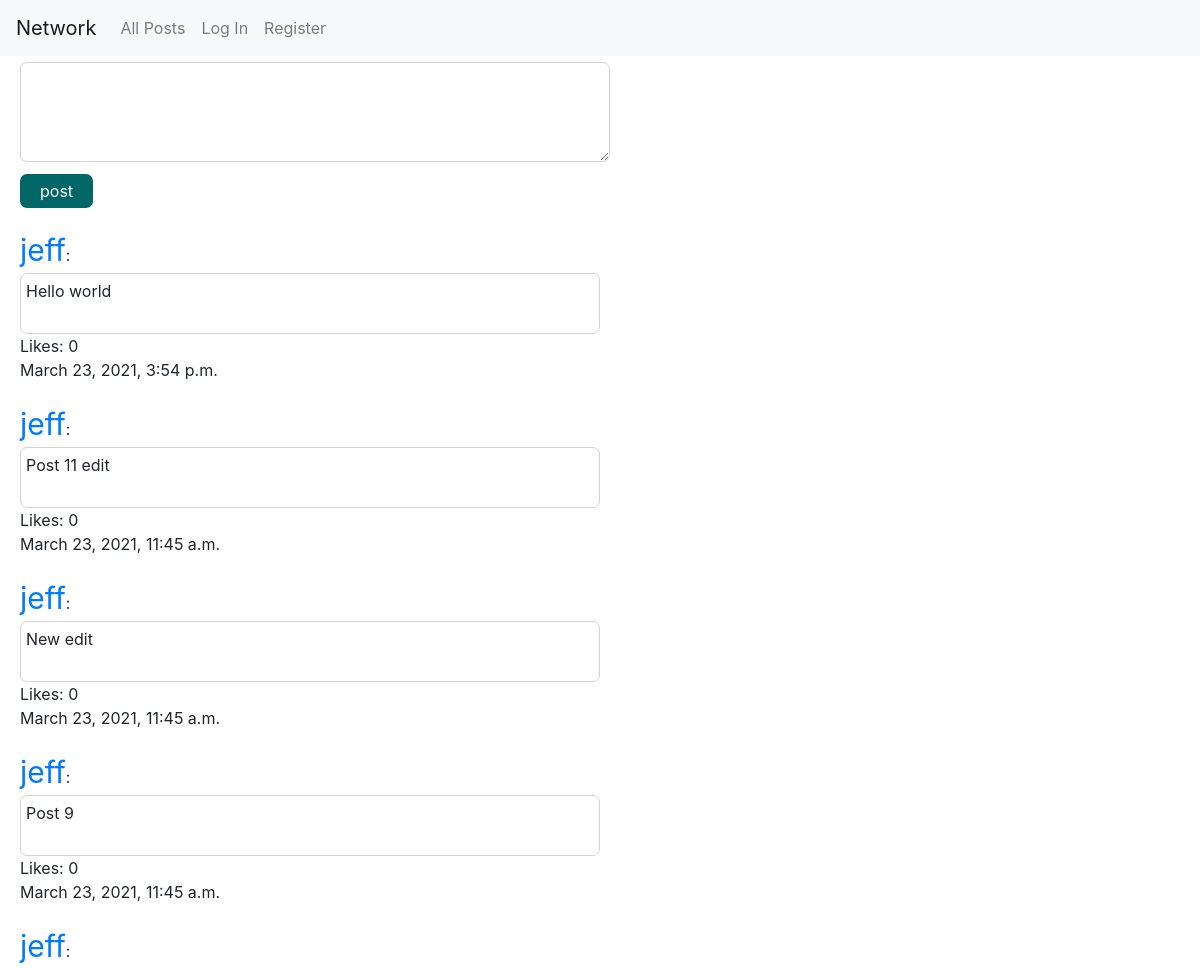
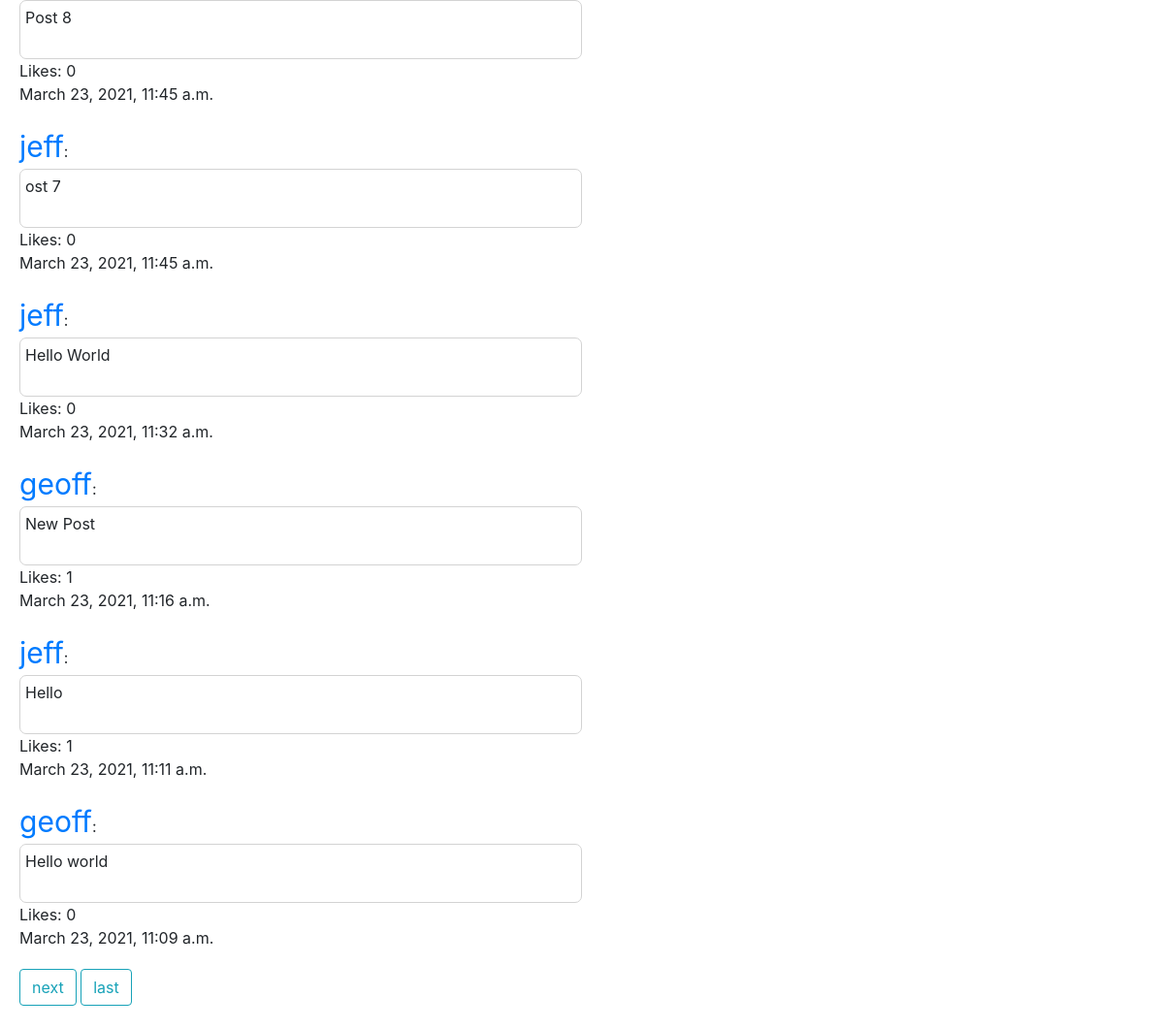
The page / on the database its author committed (2 pictures, top to bottom).
### network/models.py (models this page shows, shortened)
class Post(models.Model):
    text = models.CharField(max_length=200)
    author = models.ForeignKey(User, on_delete=models.CASCADE)
    timestamp = models.DateTimeField(auto_now_add=True)
    likes = models.IntegerField(default=0)

class User(AbstractUser):
    pass

### network/views.py (the view)
# urls.py: path("", views.index, name="index"),
def index(request):
    posts = Post.objects.all().order_by('-timestamp')
    p = Paginator(posts, 10)
    page_number = request.GET.get('page')
    page_obj = p.get_page(page_number)
    if request.user.is_authenticated:
        user=request.user
        likes = Like.objects.filter(user=user)
        likelist=[]
        for post in posts:
            if Like.objects.filter(user=user, likes=post):
                likelist.append(post)
        return render(request, "network/index.html", {
            "posts": posts, "page_obj": page_obj, "likes": likes, "likelist": likelist
        })
    else:
        return render(request, "network/index.html", {
            "posts": posts, "page_obj": page_obj
        })

### network/templates/network/index.html (shortened to what this page needs)
{% extends "network/layout.html" %}
{% load static %}
{% block body %}
<form action="{% url 'new_post' %}" methods="post">
    <textarea id="new_post" name="new_post"></textarea>
    <div>
        <button type="submit" id="post-button" formmethod="post">post</button>
    </div>
</form>
{% for post in page_obj %}
    <div style="display: block; margin: 20px;">
        <a class="author" href="{% url 'profile' post.author_id %}"> {{ post.author }}</a>:
        <div id="{{ post.id }}">
            <div>
                <div class="text">
                    {{ post.text }}
                </div>
            </div>
            Likes:
            <div id="like-count-{{ post.id }}" style="display: inline">
                {{ post.likes }}
            </div>
        </div>
        <div>
            {{ post.timestamp }}
        </div>
    </div>
{% endfor %}
<div class="pagination">
    <span class="step-links">
    {% if page_obj.has_next %}
            <a class="btn btn-outline-info mb-4" href="?page={{ page_obj.next_page_number }}">next</a>
            <a class="btn btn-outline-info mb-4" href="?page={{ page_obj.paginator.num_pages }}">last</a>
    {% endif %}
</span>
</div>
{% endblock %}

### network/static/network/styles.css (style rules this page uses)
button { margin-top: 6px; background-color: #006666; border: none; color: white; padding: 5px 20px; text-align: center; text-decoration: none; display: inline; font-size: 16px; border-radius: 7px; }
.text { padding-left: 5px; padding-top: 5px; padding-bottom: 30px; border: 1px solid lightgrey; border-radius: 7px; width: 50%; }
form { margin-top: 6px; margin-left: 20px; }
textarea { text-decoration: none; display: inline-block; font-size: 16px; padding-top: 10px; padding-bottom: 30px; border: 1px solid lightgrey; border-radius: 7px; width: 50%; height: 100px; }
.author { font-size: 30px; }
.step-links { padding-left: 20px; }

### rows shown on the page
Post: author "jeff", text "Hello world", likes "0", timestamp "March 23, 2021, 3:54 p.m."
Post: author "jeff", text "Post 11 edit", likes "0", timestamp "March 23, 2021, 11:45 a.m."
Post: author "jeff", text "New edit", likes "0", timestamp "March 23, 2021, 11:45 a.m."
Post: author "jeff", text "Post 9", likes "0", timestamp "March 23, 2021, 11:45 a.m."
Post: author "jeff", text "Post 8", likes "0", timestamp "March 23, 2021, 11:45 a.m."
Post: author "jeff", text "ost 7", likes "0", timestamp "March 23, 2021, 11:45 a.m."
Post: author "jeff", text "Hello World", likes "0", timestamp "March 23, 2021, 11:32 a.m."
Post: author "geoff", text "New Post", likes "1", timestamp "March 23, 2021, 11:16 a.m."
Post: author "jeff", text "Hello", likes "1", timestamp "March 23, 2021, 11:11 a.m."
Post: author "geoff", text "Hello world", likes "0", timestamp "March 23, 2021, 11:09 a.m."
